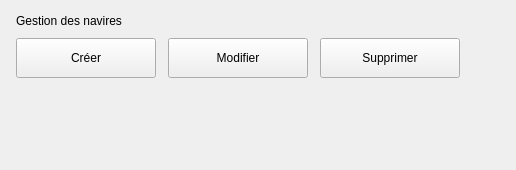
         <widget class="QFrame" name="buttonsCard">
          <property name="minimumSize">
           <size>
            <width>0</width>
                        <height>170</height>
           </size>
          </property>
          <property name="maximumSize">
           <size>
            <width>16777215</width>
                        <height>170</height>
           </size>
          </property>
          <property name="frameShape">
           <enum>QFrame::Shape::NoFrame</enum>
          </property>
                    <layout class="QVBoxLayout" name="buttonsCardLayout">
                     <property name="spacing">
                        <number>10</number>
                     </property>
                     <property name="leftMargin">
                        <number>16</number>
                     </property>
                     <property name="topMargin">
                        <number>14</number>
                     </property>
                     <property name="rightMargin">
                        <number>16</number>
                     </property>
                     <property name="bottomMargin">
                        <number>14</number>
                     </property>
                     <item>
                        <widget class="QLabel" name="lblActionsTitle">
                         <property name="text">
                            <string>Gestion des navires</string>
                         </property>
                        </widget>
                     </item>
                     <item>
                        <layout class="QHBoxLayout" name="buttonsLayout">
                         <property name="spacing">
                            <number>12</number>
                         </property>
                         <property name="leftMargin">
                            <number>0</number>
                         </property>
                         <property name="topMargin">
                            <number>0</number>
                         </property>
                         <property name="rightMargin">
                            <number>0</number>
                         </property>
                         <property name="bottomMargin">
                            <number>0</number>
                         </property>
                         <item>
                            <widget class="QPushButton" name="btnAjouter">
             <property name="minimumSize">
              <size>
               <width>140</width>
               <height>40</height>
              </size>
             </property>
             <property name="maximumSize">
              <size>
               <width>140</width>
               <height>40</height>
              </size>
             </property>
             <property name="cursor">
              <cursorShape>PointingHandCursor</cursorShape>
             </property>
             <property name="text">
              <string>Créer</string>
             </property>
                            </widget>
                         </item>
                         <item>
                            <widget class="QPushButton" name="btnModifier">
             <property name="minimumSize">
              <size>
               <width>140</width>
               <height>40</height>
              </size>
             </property>
             <property name="maximumSize">
              <size>
               <width>140</width>
               <height>40</height>
              </size>
             </property>
             <property name="cursor">
              <cursorShape>PointingHandCursor</cursorShape>
             </property>
             <property name="text">
              <string>Modifier</string>
             </property>
                            </widget>
                         </item>
                         <item>
                            <widget class="QPushButton" name="btnSupprimer">
             <property name="minimumSize">
              <size>
               <width>140</width>
               <height>40</height>
              </size>
             </property>
             <property name="maximumSize">
              <size>
               <width>140</width>
               <height>40</height>
              </size>
             </property>
             <property name="cursor">
              <cursorShape>PointingHandCursor</cursorShape>
             </property>
             <property name="text">
              <string>Supprimer</string>
             </property>
                            </widget>
                         </item>
                         <item>
                            <spacer name="btnSpacer">
             <property name="orientation">
              <enum>Qt::Orientation::Horizontal</enum>
             </property>
             <property name="sizeHint" stdset="0">
              <size>
               <width>40</width>
               <height>20</height>
              </size>
             </property>
                            </spacer>
                         </item>
                        </layout>
                     </item>
                     <item>
                        <spacer name="buttonsCardVSpacer">
                         <property name="orientation">
                            <enum>Qt::Orientation::Vertical</enum>
                         </property>
                         <property name="sizeHint" stdset="0">
                            <size>
                             <width>0</width>
                             <height>0</height>
                            </size>
                         </property>
                        </spacer>
                     </item>
          </layout>
         </widget>
